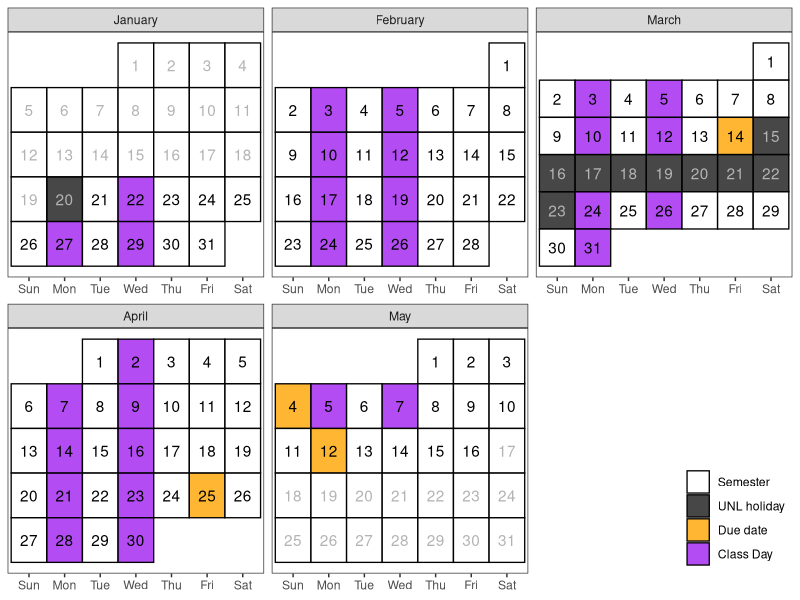

Recreate this plot in R.

library(dplyr)
library(ggplot2)
library(lubridate)
library(forcats)
library(readxl)

# Create a calendar for your syllabus ----
# Source: http://svmiller.com/blog/2020/08/a-ggplot-calendar-for-your-semester/

# 1) what is the first Monday of the semester?
# Any number of ways to identify dates in R, but we'll use {lubridate} and the ymd() function here.
# Format: YYYYMMDD. In this example, 4 January 2022.

# Weekday(s) of class
class_wdays <- c("Mon", "Wed")

# What are the full dates of the semester? 
# In this case: 22 January to 17 May
semester_dates <- seq(ymd(20250120), ymd(20250516), by=1)

not_here_dates <- c(
  ymd("20250120"),
  # Spring Break
  seq(ymd(20250315),ymd(20250323), by=1))

# You can adjust this as you see fit. Basically: add assignment types (e.g. papers, quizzes).
project_dates <- tibble(
  category = "Due date",
  date = c(ymd(20250314), 
            ymd(20250425), 
            ymd(20250504), 
            ymd(20250512)),
  topic = c("User Guide Due", 
            "Business Report Draft Due", 
            "Business Report Due",
            "Portfolio Due"),
  time = c("6pm", "6pm", "6pm", "6pm")
)

exam_week <- seq(ymd(20250512), ymd(20250516), by = 1)

# Custom function for treating the first day of the month as the first week 
# of the month up until the first Sunday (unless Sunday was the start of the month)
wom <- function(date) {
  first <- wday(as.Date(paste(year(date),month(date),1,sep="-")))
  return((mday(date)+(first-2)) %/% 7+1)
}

# Create a data frame of dates, assign to Cal
Cal <- tibble(date = seq(floor_date(min(semester_dates), "month"), ceiling_date(max(semester_dates), "month") - days(1), by=1))  %>%
  mutate(mon = lubridate::month(date, label=T, abbr=F), # get month label
         wkdy = weekdays(date, abbreviate=T), # get weekday label
         wkdy = fct_relevel(wkdy, "Sun", "Mon", "Tue", "Wed", "Thu","Fri","Sat"), # make sure Sunday comes first
         semester = date %in% semester_dates, # is date part of the semester?
         due = date %in% project_dates$date, # is it a due date?
         not_here = date %in% not_here_dates, # is it a day off?
         exam_wk = date %in% exam_week,
         day = lubridate::mday(date), # get day of month to add later as a label
         # Below: our custom wom() function
         week = wom(date),
         sem_week = pmin(17, pmax(0, epiweek(date) - 3)) - if_else(date > ymd(20250316), 1, 0))

# Create a category variable, for filling in squares colorwise

Cal <- Cal %>%
  mutate(category = case_when(
    due ~ "Due date",
    not_here ~ "UNL holiday",
    semester & wkdy %in% class_wdays & !not_here & !exam_wk ~ "Class Day",
    semester ~ "Semester",
    TRUE ~ "NA"
  )) |>
  left_join(project_dates, by = c("date", "category"))

class_cal <- ggplot(Cal, aes(wkdy, week)) +
  theme_bw() +
  theme(panel.grid.major.x = element_blank(),
        legend.position = "inside",
        legend.position.inside = c(1,0), 
        legend.justification = c(1, 0),
        legend.title = element_blank(),
        axis.title.y = element_blank(), axis.title.x = element_blank(), axis.ticks.y = element_blank(), axis.text.y = element_blank()) +
  # geom_tile and facet_wrap will do all the heavy lifting
  geom_tile(alpha=0.8, aes(fill=category), color="black", linewidth=.45) +
  facet_wrap(~mon, scales = "free", ncol=3) +
  # fill in tiles to make it look more "calendary" (sic)
  geom_text(aes(label=day, color = semester&(!not_here))) +
  # put your y-axis down, flip it, and reverse it
  scale_y_reverse(breaks=NULL) +
  # manually fill scale colors to something you like...
  scale_color_manual(values = c("FALSE" = "grey70", "TRUE" = "black"), guide = "none") + 
  scale_fill_manual(values=c("Class Day"="purple", 
                             "Due date"="orange",
                             "Semester"="white",
                             "UNL holiday" = "grey10",
                             "NA" = "white" # I like these whited out...
                             ),
                    #... but also suppress a label for a non-class semester day
                    breaks=c("Semester", "UNL holiday", "Due date", "Class Day"))
# class_cal

topics <- read_excel("course-schedule.xls",  sheet = "Week-plan", range = "A1:B16") |>
  rename(sem_week=Week, topic = Title)


duedates <- filter(Cal, category == "Due date") |>
  mutate(important = paste(topic, ": ", format.Date(date, "%b %d"), sep = "")) |>
  select(sem_week, important)

schedule <- topics |>
  full_join(duedates) |>
  arrange(sem_week) |>
  rename("Week" = sem_week, "Topic" = topic, "Important Dates" = important)

# schedule
